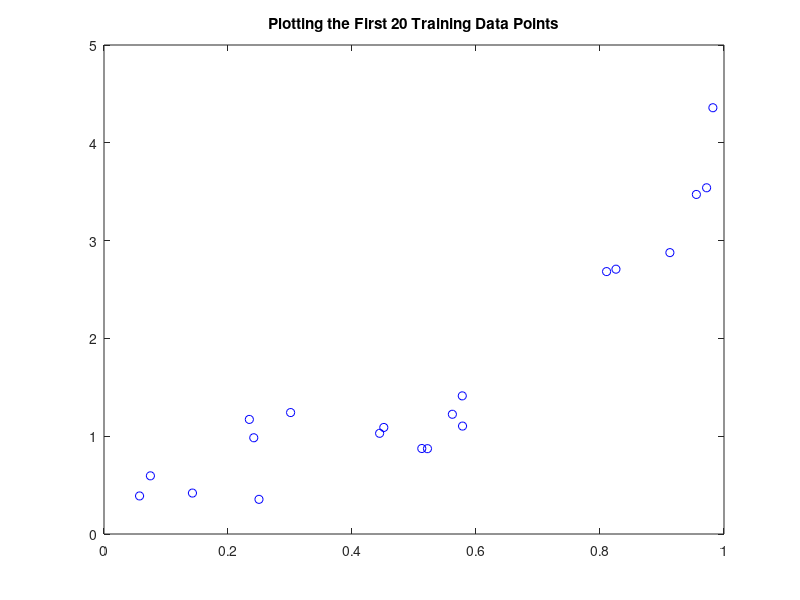

Recreate this plot in MATLAB. (Note: this script raises an error after producing the figure.)

%% Set up Data
clear
mTrain=load('data/mTrainData.txt');
mTest = load('data/mTestData.txt');

Xte=mTest(:,1); Yte=mTest (:,2);
Xtr=mTrain(:,1); Ytr=mTrain (:,2);

%% a) Plot the training data

plot(Xtr(1:20),Ytr(1:20),'bo');
hold on
title('Plotting the First 20 Training Data Points');


%% b) Create a linear regression learn using the above functions
Xtr_2 = [ ones(size(Xtr,1) ,1) , Xtr , Xtr.^2];
Xte_2 = [ ones(size(Xte,1) ,1) , Xte , Xte.^2];
learner = linearReg(Xtr_2 ,Ytr); % train a linear regression learner


% plot it on the same plot as the training data
xline = [0:.01:1]';
yline = predict( learner , polyx (xline ,2) );
plot(xline, yline, 'r*');
legend('Training Data','Linear Regression');

disp('Training MSE of order 2 regression')
tr_err = mse(learner,Xtr_2,Ytr)
disp('Testing MSE of order 2 regression')
te_err = mse(learner,Xte_2, Yte)
disp('MAE for order 2 regression')
te_mae = mae(learner,Xte_2, Yte)

%% c) Create plots with the data and a higher-order polynomial
%%% 3
Xtr_3 = [ ones(size(Xtr,1) ,1) , Xtr , Xtr.^2, Xtr.^3];
Xte_3 = [ ones(size(Xte,1) ,1) , Xte , Xte.^2, Xte.^3];

learner = linearReg(Xtr_3 ,Ytr); % train a linear regression learner

yline = predict( learner , polyx (xline ,3) );

% plot it on the same plot as the training data
figure
plot(Xtr(1:20),Ytr(1:20),'bo');
hold on
title('Data and linear regression of 3rd order');
plot(xline, yline, 'r*');
legend('Training Data','Linear Regression');

disp('Training MSE of order 3 regression')
tr_err = mse(learner,Xtr_3,Ytr)
disp('Testing MSE of order 3 regression')
te_err = mse(learner,Xte_3, Yte)
disp('MAE for order 3 regression')
te_mae = mae(learner,Xte_3, Yte)

%%% 5
Xtr_3 = [ ones(size(Xtr,1) ,1) , Xtr , Xtr.^2, Xtr.^3, Xtr.^4, Xtr.^5];
Xte_3 = [ ones(size(Xte,1) ,1) , Xte , Xte.^2, Xte.^3, Xte.^4, Xte.^5];

learner = linearReg(Xtr_3 ,Ytr); % train a linear regression learner

yline = predict( learner , polyx (xline ,5) );

% plot it on the same plot as the training data
figure
plot(Xtr(1:20),Ytr(1:20),'bo');
hold on
title('Plotting data and linear regression of 5th order');
plot(xline, yline, 'r*');
legend('Training Data','Linear Regression');

disp('Training MSE of order 5 regression')
tr_err = mse(learner,Xtr_3,Ytr)
disp('Testing MSE of order 5 regression')
te_err = mse(learner,Xte_3, Yte)
disp('MAE for order 5 regression')
te_mae = mae(learner,Xte_3, Yte)
%%% 7
Xtr_3 = [ ones(size(Xtr,1) ,1) , Xtr , Xtr.^2, Xtr.^3, Xtr.^4, Xtr.^5, Xtr.^6, Xtr.^7];
Xte_3 = [ ones(size(Xte,1) ,1) , Xte , Xte.^2, Xte.^3, Xte.^4, Xte.^5, Xte.^6, Xte.^7];

learner = linearReg(Xtr_3 ,Ytr); % train a linear regression learner

yline = predict( learner , polyx (xline ,7) );

% plot it on the same plot as the training data
figure
plot(Xtr(1:20),Ytr(1:20),'bo');
hold on
title('Plotting data and linear regression of 7th order');
plot(xline, yline, 'r*');
legend('Training Data','Linear Regression');

disp('Training MSE of order 7 regression')
tr_err = mse(learner,Xtr_3,Ytr)
disp('Testing MSE of order 7 regression')
te_err = mse(learner,Xte_3, Yte)
disp('MAE for order 7 regression')
te_mae = mae(learner,Xte_3, Yte)
%%% 9
Xtr_3 = [ ones(size(Xtr,1) ,1) , Xtr , Xtr.^2, Xtr.^3, Xtr.^4, Xtr.^5, Xtr.^6, Xtr.^7, Xtr.^8, Xtr.^9];
Xte_3 = [ ones(size(Xte,1) ,1) , Xte , Xte.^2, Xte.^3, Xte.^4, Xte.^5, Xte.^6, Xte.^7, Xte.^8, Xte.^9];

learner = linearReg(Xtr_3 ,Ytr); % train a linear regression learner

yline = predict( learner , polyx (xline ,9) );

% plot it on the same plot as the training data
figure
plot(Xtr(1:20),Ytr(1:20),'bo');
hold on
title('Plotting data and linear regression of 9th order');
plot(xline, yline, 'r*');
legend('Training Data','Linear Regression');

disp('Training MSE of order 9 regression')
tr_err = mse(learner,Xtr_3,Ytr)
disp('Testing MSE of order 9 regression')
te_err = mse(learner,Xte_3, Yte)
disp('MAE for order 9 regression')
te_mae = mae(learner,Xte_3, Yte)
%%% 11
Xtr_3 = [ ones(size(Xtr,1) ,1) , Xtr , Xtr.^2, Xtr.^3, Xtr.^4, Xtr.^5, Xtr.^6, Xtr.^7, Xtr.^8, Xtr.^9,  Xtr.^10, Xtr.^11];
Xte_3 = [ ones(size(Xte,1) ,1) , Xte , Xte.^2, Xte.^3, Xte.^4, Xte.^5, Xte.^6, Xte.^7, Xte.^8, Xte.^9,  Xte.^10, Xte.^11];

learner = linearReg(Xtr_3 ,Ytr); % train a linear regression learner

yline = predict( learner , polyx (xline ,11) );

% plot it on the same plot as the training data
figure
plot(Xtr(1:20),Ytr(1:20),'bo');
hold on
title('Plotting data and linear regression of 11th order');
plot(xline, yline, 'r*');
legend('Training Data','Linear Regression');

disp('Training MSE of order 11 regression')
tr_err = mse(learner,Xtr_3,Ytr)
disp('Testing MSE of order 11 regression')
te_err = mse(learner,Xte_3, Yte)
disp('MAE for order 11 regression')
te_mae = mae(learner,Xte_3, Yte)
%%% 13
Xtr_3 = [ ones(size(Xtr,1) ,1) , Xtr , Xtr.^2, Xtr.^3, Xtr.^4, Xtr.^5, Xtr.^6, Xtr.^7, Xtr.^8, Xtr.^9,  Xtr.^10, Xtr.^11,  Xtr.^12, Xtr.^13];
Xte_3 = [ ones(size(Xte,1) ,1) , Xte , Xte.^2, Xte.^3, Xte.^4, Xte.^5, Xte.^6, Xte.^7, Xte.^8, Xte.^9,  Xte.^10, Xte.^11,  Xte.^12, Xte.^13];

learner = linearReg(Xtr_3 ,Ytr); % train a linear regression learner

yline = predict( learner , polyx (xline ,13) );

% plot it on the same plot as the training data
figure
plot(Xtr(1:20),Ytr(1:20),'bo');
hold on
title('Plotting data and linear regression of 13th order');
plot(xline, yline, 'r*');
legend('Training Data','Linear Regression');

disp('Training MSE of order 13 regression')
tr_err = mse(learner,Xtr_3,Ytr)
disp('Testing MSE of order 13 regression')
te_err = mse(learner,Xte_3,Yte)
disp('MAE for order 13 regression')
te_mae = mae(learner,Xte_3, Yte)
